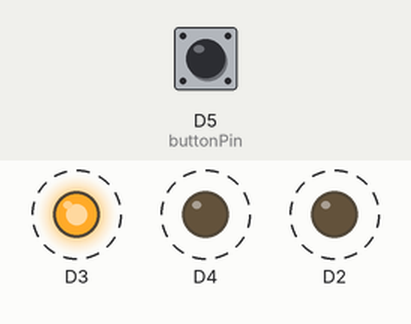
Bench run of a sketch on a simulated ESP8266 (Wemos D1 mini). Shown: output pins drawn as LEDs (lit = HIGH). Dashed ring = blinking. The inputs (shaded band) are chosen by the test bench; at power-on: D5 (buttonPin) HIGH.

Above: at 1.7 s.
1.8 s: D5 (buttonPin) pulled LOW for 0.35 s
At 2.1 s:
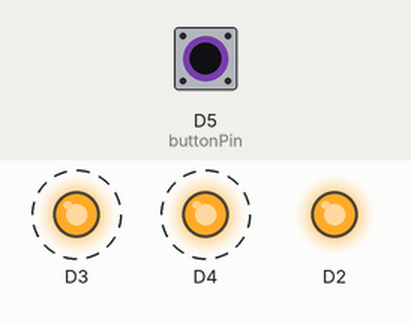
4.8 s: D5 (buttonPin) pulled LOW for 0.35 s
At 5.2 s:
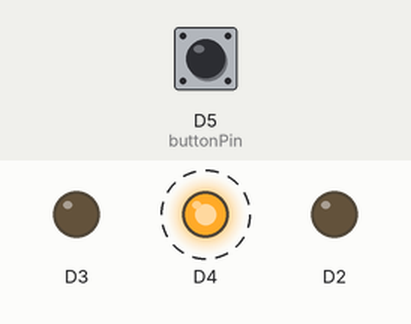
8.1 s: D5 (buttonPin) pulled LOW for 3.2 s
At 8.62 s:
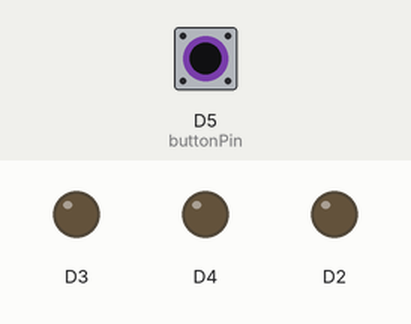
Timing chart, 0 to 18.8 s (numbered marks = the images above; inputs shaded):
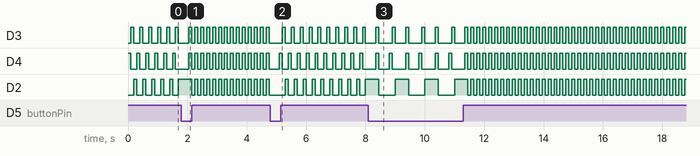

The sketch:

alam_1_Program._Untuk_mengganti_modenya__gunakan_push_button.ino
```cpp
// Lampu LED Berjalan Menggunakan Wemos D1 R1 UNO
// Menyalakan LED dengan Aktif HIGH
// Mode diubah menggunakan Push Button

const int buttonPin = D5; // Pin yang terhubung ke push button
int mode = 1; // Mode awal adalah mode 1

void setup() {
  pinMode(D4, OUTPUT);
  pinMode(D3, OUTPUT);
  pinMode(D2, OUTPUT);
  pinMode(buttonPin, INPUT_PULLUP); // Mengaktifkan pull-up resistor internal untuk push button
}

void loop() {
  // Mode 1: LED berkedip bergilir
  if (mode == 1) {
    digitalWrite(D4, HIGH);
    digitalWrite(D3, LOW);
    digitalWrite(D2, LOW);
    delay(100);
    digitalWrite(D4, LOW);
    digitalWrite(D3, HIGH);
    digitalWrite(D2, LOW);
    delay(100);
    digitalWrite(D4, LOW);
    digitalWrite(D3, LOW);
    digitalWrite(D2, HIGH);
    delay(100);
  }
  // Mode 2: LED berkedip secara bersamaan
  else if (mode == 2) {
    digitalWrite(D4, HIGH);
    digitalWrite(D3, HIGH);
    digitalWrite(D2, HIGH);
    delay(100);
    digitalWrite(D4, LOW);
    digitalWrite(D3, LOW);
    digitalWrite(D2, LOW);
    delay(100);
  }

  // Membaca input dari push button untuk mengubah mode
  if (digitalRead(buttonPin) == LOW) { // Jika push button ditekan
    mode++; // Mengganti mode
    if (mode > 2) { // Jika mode melebihi 2, kembali ke mode awal (mode 1)
      mode = 1;
    }
    delay(250); // Delay untuk mencegah bouncing pada push button
  }
}
```

Measured:
- after the input at 1.8 s, D3, D4: alternates HIGH for 0.10 s and LOW for 0.10 s, starting after 0.25 s; D2: alternates HIGH for 0.10 s and LOW for 0.10 s, starting after 0.35 s
- after the input at 4.8 s, D3: alternates HIGH for 0.10 s and LOW for 0.20 s, starting after 0.40 s; D4: alternates HIGH for 0.10 s and LOW for 0.20 s, starting after 0.30 s; D2: alternates HIGH for 0.10 s and LOW for 0.20 s, starting after 0.50 s
- by itself, D3, D4, D2: alternates HIGH for 0.10 s and LOW for 0.20 s
